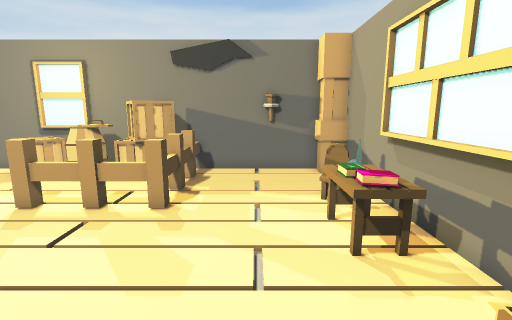
View 1 (above)

12 first-person views from a walk through a 3-D level made in the Unity game engine. The camera is 1.5 m above the floor, tilts 10° down and sees 85° across. The floor is counted in squares, 0.5 m on a side. Each view is taken from the middle of a square. On the plan, view 1 faces up. The plan holds only what a view shows up to about 20 squares ahead; the rest is blank. The player is left out.

View 2
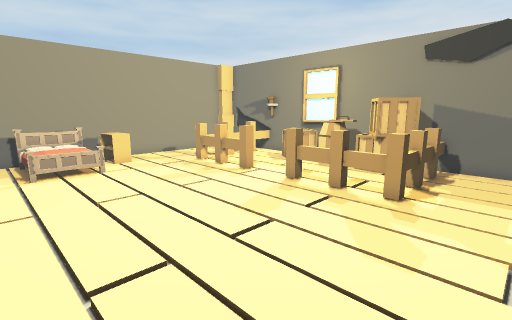

View 3
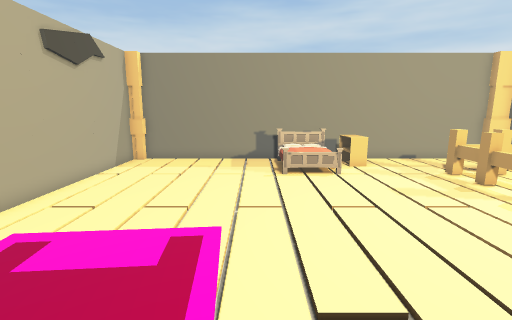

View 4
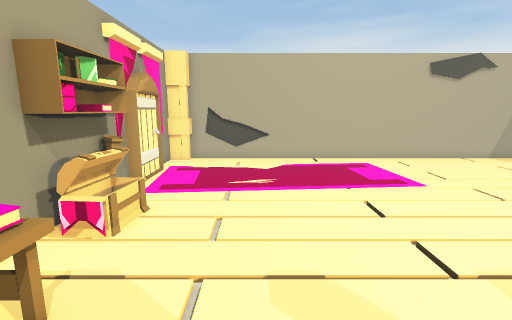

View 5
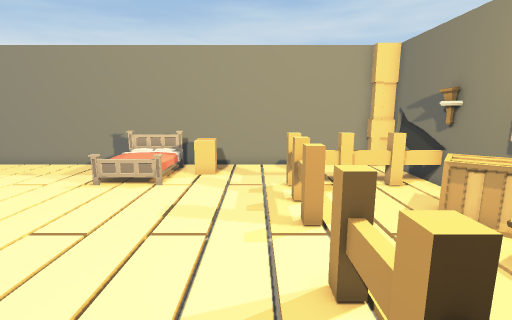

View 6
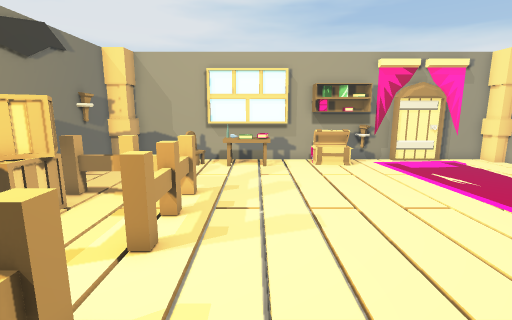

View 7
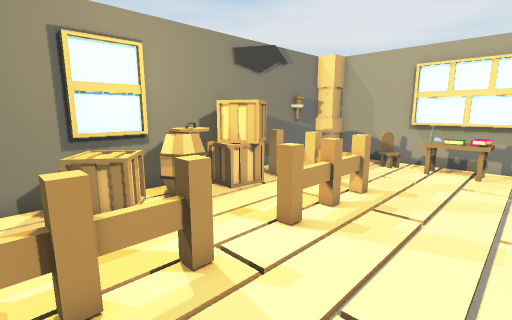

View 8
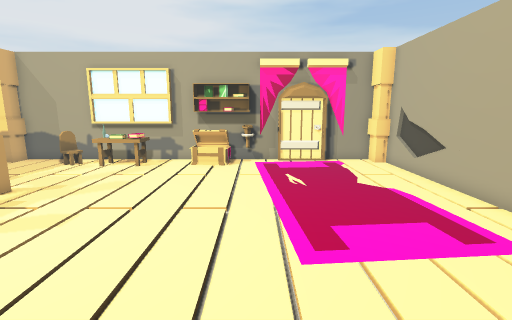

View 9
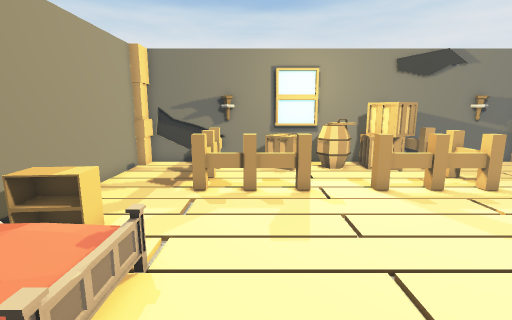

View 10
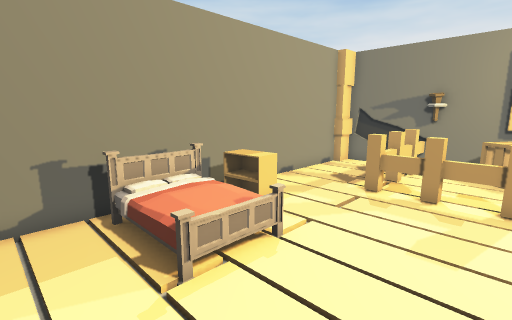

View 11
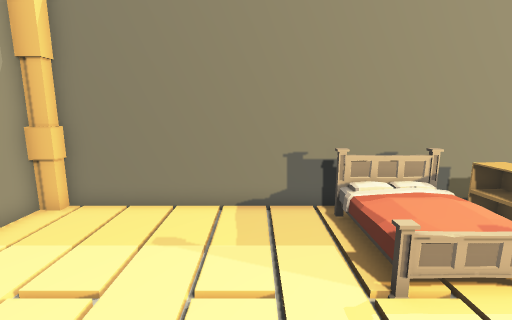

View 12
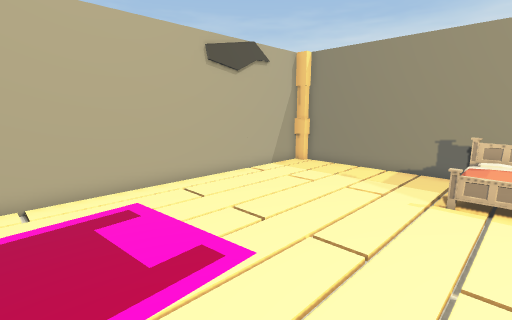

### Floor plan
Key: @ floor where view 1 was taken; # wall or solid block; x gap in a wall; . floor; = window, fence, low wall or low ledge; ^ raised ledge; T thing the floor can be seen under or through; B books; C chest; E bed.
Columns run from 19 left of view 1 to 4 right of it. Each row starts with its distance up from view 1.
 15  #####################
 14  #   ###^###### #######
 13 ##.. =.=^^=#^##T=.....##
 12 #....=..=^.=x=#T=......#
 11 #....=..........=......#
 10 #....=..........=....=x#
  9 #....====T..=====......#
  8 #....====T..====#.....=#
  7 #....................B=#
  6 # ...................BB#
  5 #=^^..................B#
  4 #=^^...................#
  3 ##EEE.................C#
  2 #.EEEE................C#
  1 #.EEEE................C#
  0 #..................@..##
 -1 #......................#
 -2 #......................#
 -3 #......................#
 -4 #......................#
 -5 #......................#
 -6 #......................#
 -7 #......................#
 -8 ##....................##
 -9  ######################

Where each view was taken, in squares from view 1:
view 1: 0 up, 0 right, facing up
view 2: 1 down, 0 right, facing up-left
view 3: 1 down, 1 left, facing left
view 4: 9 up, 1 left, facing down
view 5: 7 up, 3 left, facing left
view 6: 6 up, 13 left, facing right
view 7: 4 up, 13 left, facing up-right
view 8: 1 down, 13 left, facing right
view 9: 2 down, 12 left, facing up
view 10: 2 down, 10 left, facing up-left
view 11: 2 down, 10 left, facing left
view 12: 2 up, 4 left, facing down-left
